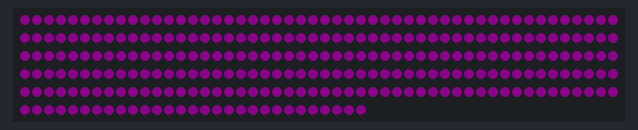
This sketch was run on a simulated Arduino Uno, built with avr-gcc and run on an emulated ATmega328P. Parts: 279 RGB LEDs in strip order, left to right, continuing on the next row. Dim RGB values are drawn brighter than linear; what the sketch prints to the serial monitor is not drawn.

Above: at 0.18 s.
At 9.72 s:
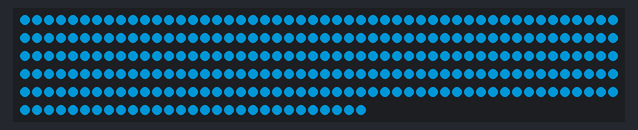
At 18.96 s:
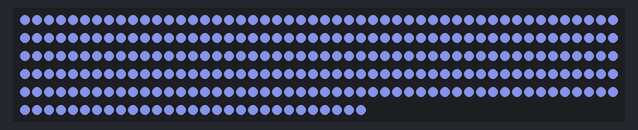
At 19.58 s:
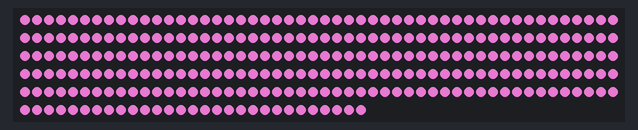
At 39.68 s:
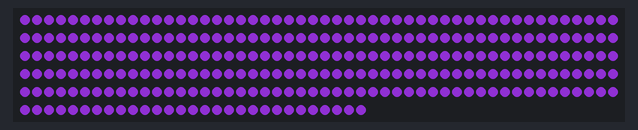

The sketch:

xmas-lights-sw.ino
```cpp
#include <FastLED.h>

#define NUM_LEDS 279
#define DATA_PIN 9
#define MAX_BRIGHT 200


static CRGB leds[NUM_LEDS];


class SquaredVal {
public:
	SquaredVal() {
		for (uint32_t i=0; i<sizeof(values)/sizeof(values[0]); ++i) {
			float f = (float) i / 255.0f;
			values[i] = (uint8_t) (f * f * 255.0f);
		}
	}
	uint8_t operator [] (unsigned int const idx) const {
		if (idx > sizeof(values)/sizeof(values[0])) {
			Serial.print("SquaredVal["); Serial.print(idx); Serial.println("] called\n");
			while (1);
		}
		return values[idx];
	}

private:
	uint8_t values[256];
};


static CRGB CrbgInit(uint8_t const r, uint8_t const g, uint8_t const b)
{
	return {.red = (uint8_t) ((float) r / 255.0f * (float) MAX_BRIGHT),
		.green = (uint8_t) ((float) g / 255.0f * (float) MAX_BRIGHT),
		.blue = (uint8_t) ((float) b / 255.0f * (float) MAX_BRIGHT)};
}


class ColorRange {
public:
	ColorRange(CRGB const &high, CRGB const &low) :
		high_(high), low_(low),
		redInc_((float) (high.red - low.red) / 100.0f),
		greenInc_((float) (high.green - low.green) / 100.0f),
		blueInc_((float) (high.blue - low.blue) / 100.0f) {}

	CRGB percent(float const pc) const {
		return {(uint8_t) (low_.red + (uint8_t) (redInc_ * pc)), (uint8_t) (low_.green + (uint8_t) (greenInc_ * pc)), (uint8_t) (low_.blue + (uint8_t) (blueInc_ * pc))};
	}
	CRGB const &high(void) const {
		return high_;
	}
	CRGB const &low(void) const {
		return low_;
	}

private:
	CRGB const high_;
	CRGB const low_;
	float const redInc_;
	float const greenInc_;
	float const blueInc_;
};


template <int SIZE>
class ColorWorm {
public:
	ColorWorm(int8_t const min, int8_t const max, int8_t start, int8_t step) {
		int8_t percent = start;

		for (int i=0; i<SIZE; ++i) {
			percent_[i] = percent;
			int8_t next = percent + step;
			if (next > max  ||  next < min) {
				step *= -1;
				next = percent + step;
			}
			percent = next;
		}
	}

	int8_t percent(int const idx) const { return percent_[idx]; }
	int size(void) const { return SIZE; }

	void show(void) const {
		Serial.print("ColorWorm<");
		Serial.print(this->size());
		Serial.print(">: ");
		for (int i=0; i<this->size(); ++i) {
			Serial.print(this->percent(i));
			Serial.print(", ");
		}
		Serial.println("");
	}

private:
	int8_t percent_[SIZE];
};


static SquaredVal const squaredVal;

static CRGB const black = {.red = 0, .green = 0, .blue = 0};
static ColorRange const pink = {CrbgInit(255, 110, 199), CrbgInit(26, 11, 20)};
static ColorRange const purple = {CrbgInit(139, 0, 139), CrbgInit(14, 0, 14)};
// static ColorRange const forest = {CrbgInit(57, 255, 20), CrbgInit(6, 26, 2)};
static ColorRange const forest = {CrbgInit(0x49, 0xE2, 0x0E), CrbgInit(0x55, 0x10, 0x33)};
static ColorRange const ocean = {CrbgInit(0, 180, 255), CrbgInit(0, 18, 26)};
static ColorRange const autumn = {CrbgInit(255, 0, 0), CrbgInit(255, 255, 0)};
static ColorRange const red = {CrbgInit(255, 0, 0), CrbgInit(0, 0, 0)};
static ColorRange const green = {CrbgInit(0, 255, 0), CrbgInit(0, 0, 0)};
static ColorRange const blue = {CrbgInit(0, 0, 255), CrbgInit(0, 0, 0)};

static int8_t const colorInc = 2;


class LedState {
public:
	LedState() : percent_(0), direction_(0) {}
	LedState(int8_t const percent, int8_t const direction) : percent_(percent), direction_(direction) {}

	void copy(CRGB &rgb, ColorRange const &range) const {
		rgb = range.percent(percent_);
	}
	void advance(void) {
		int8_t const res = percent_ + colorInc * direction_;
		if (res < 0) {
			direction_ = 1;
		}
		else if (res > 100) {
			direction_ = -1;
		}
		else {
			percent_ = res;
			return;
		}
		advance();
	}

private:
	int8_t percent_;
	int8_t direction_;
};


// static LedState ledState[NUM_LEDS];
static unsigned long const changeWindow = 5000;
static unsigned long nextChange;
static ColorWorm<37> hilight(10, 100, 10, 5);

void setup() {
	Serial.begin(115200);

	FastLED.addLeds<WS2812, DATA_PIN, GRB>(leds, NUM_LEDS);

	// for (int i=0; i<NUM_LEDS; ++i) {
	// 	ledState[i] = {0, 1};
	// }
	// for (int i=0; i<min(NUM_LEDS, 8); ++i) {
	// 	ledState[i] = {(int8_t) (i * 10), 1};
	// }

	nextChange = millis() + changeWindow;
	hilight.show();
}


void loop() {
#if 0
	static int percent = 100;
	static uint8_t c = 0;
	static ColorRange const *colors[] = {&red, &green, &blue};

	for (int i=0; i<NUM_LEDS; ++i) {
		leds[i] = colors[c]->percent(percent);
	}

	percent -= 5;
	if (percent == 0) {
		percent = 100;
		if (++c >= (uint8_t) (sizeof(colors) / sizeof(colors[0]))) {
			c = 0;
		}
	}

	FastLED.show();
	delay(5);
#endif


#if 1
	static int hilightPos = -hilight.size();
	static uint8_t c = 0;
	// static ColorRange const *colors[] = {&forest, &autumn, &ocean, &pink};
	static ColorRange const *colors[] = {&purple, &ocean, &pink};

	for (int i=0; i<NUM_LEDS; ++i) {
		leds[i] = colors[c]->low();
	}

	for (int i=0; i<hilight.size(); ++i) {
		int const pos = hilightPos + i;
		if (pos >= 0  &&  pos < NUM_LEDS) {
			leds[pos] = colors[c]->percent(hilight.percent(i));
		}
	}
	if (++hilightPos == NUM_LEDS) {
		for(int i=0; i<100; ++i) {
			CRGB const led(colors[c]->percent(i));
			for(int pos=0; pos < NUM_LEDS; ++pos) {
				leds[pos] = led;
			}

			FastLED.show();
			delay(5);
		}

		ColorRange transform(colors[(c+1) % (sizeof(colors) / sizeof(colors[0]))]->high(), colors[c]->high());
		for(int i=0; i<100; ++i) {
			CRGB const led(transform.percent(i));
			for(int pos=0; pos < NUM_LEDS; ++pos) {
				leds[pos] = led;
			}

			FastLED.show();
			delay(5);
		}

		hilightPos = -hilight.size();
		if (++c >= (uint8_t) (sizeof(colors) / sizeof(colors[0]))) {
			c = 0;
		}

		for(int i=100; i; --i) {
			CRGB const led(colors[c]->percent(i));
			for(int pos=0; pos < NUM_LEDS; ++pos) {
				leds[pos] = led;
			}

			FastLED.show();
			delay(5);
		}

	}

	FastLED.show();
	delay(5);
#endif


#if 0
	if ((int) (nextChange - millis()) <= 0) {
	Serial.println("Change");
		nextChange += changeWindow;
		if (++c >= (uint8_t) (sizeof(colors) / sizeof(colors[0]))) {
			c = 0;
		}
	}

	if (0) {
		for (int i=0; i<NUM_LEDS; ++i) {
			Serial.print(i);
			Serial.print(": ");
			Serial.print(leds[i].red);
			Serial.print(", ");
			Serial.print(leds[i].green);
			Serial.print(", ");
			Serial.println(leds[i].blue);
		}
		while (1);
	}
#endif
}
```
